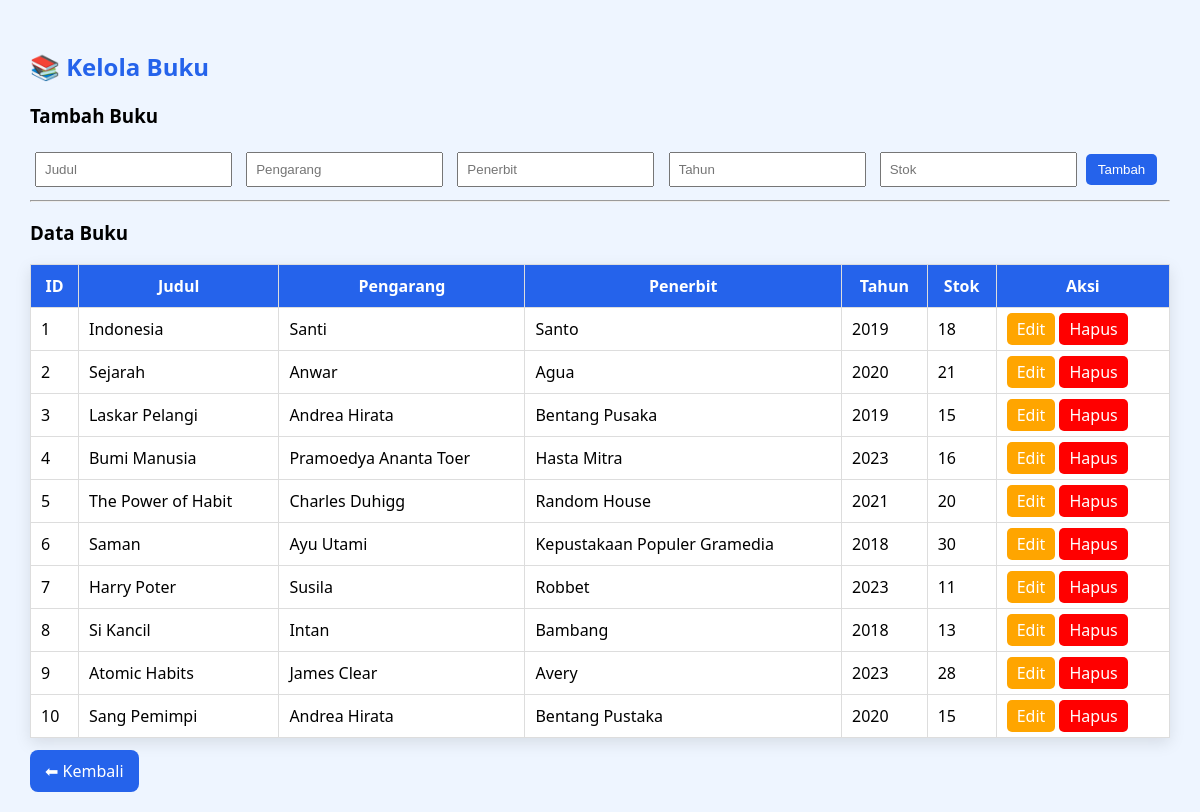
/views/kelola_buku.php (signed in), run on the app's committed database.
### tables this page shows
CREATE TABLE `data_buku` (
  `id_buku` int(11) NOT NULL,
  `judul` varchar(200) DEFAULT NULL,
  `pengarang` varchar(100) DEFAULT NULL,
  `penerbit` varchar(100) DEFAULT NULL,
  `tahun` year(4) DEFAULT NULL,
  `stok` int(11) DEFAULT 0
);

### views/kelola_buku.php (the view, shortened to what this page needs)
<?php
$db = (new Database())->connect();
$result = $db->query("SELECT * FROM data_buku");
?>
<!DOCTYPE html>
<html>
<head>
</head>
<body>
<h2>📚 Kelola Buku</h2>
<h3>Tambah Buku</h3>
<form method="POST">
    <input type="text" name="judul" placeholder="Judul" required>
    <input type="text" name="pengarang" placeholder="Pengarang" required>
    <input type="text" name="penerbit" placeholder="Penerbit" required>
    <input type="number" name="tahun" placeholder="Tahun" required>
    <input type="number" name="stok" placeholder="Stok" required>
    <button type="submit" name="tambah">Tambah</button>
</form>
<hr>
<h3>Data Buku</h3>
<table>
<tr>
    <th>ID</th>
    <th>Judul</th>
    <th>Pengarang</th>
    <th>Penerbit</th>
    <th>Tahun</th>
    <th>Stok</th>
    <th>Aksi</th>
</tr>
<?php while($row = $result->fetch_assoc()) { ?>
<tr>
    <td><?= $row['id_buku'] ?></td>
    <td><?= $row['judul'] ?></td>
    <td><?= $row['pengarang'] ?></td>
    <td><?= $row['penerbit'] ?></td>
    <td><?= $row['tahun'] ?></td>
    <td><?= $row['stok'] ?></td>
    <td>
        <a href="edit_buku.php?id=<?= $row['id_buku'] ?>" class="btn edit">Edit</a>
        <a href="kelola_buku.php?hapus=<?= $row['id_buku'] ?>" class="btn hapus" onclick="return confirm('Yakin hapus?')">Hapus</a>
    </td>
</tr>
<?php } ?>
</table>
<br>
<a href="admin_dashboard.php" class="tambah-btn">⬅ Kembali</a>
</body>
</html>

### views/kelola_buku.php (style rules this page uses)
body { font-family: 'Segoe UI'; background: #eef5ff; margin: 0; padding: 30px; }
h2 { color: #2563eb; }
table { width: 100%; background: white; border-collapse: collapse; box-shadow: 0 5px 15px rgba(0,0,0,0.1); }
th, td { padding: 10px; border: 1px solid #ddd; }
th { background: #2563eb; color: white; }
a.btn { padding: 5px 10px; border-radius: 5px; text-decoration: none; color: white; }
.edit { background: orange; }
.hapus { background: red; }
.tambah-btn { background: #2563eb; padding: 10px 15px; color: white; text-decoration: none; border-radius: 8px; }
form input { padding: 8px; margin: 5px; }
button { padding: 8px 12px; background: #2563eb; color: white; border: none; border-radius: 5px; }

### data on the page
data_buku: id_buku "1", judul "Indonesia", pengarang "Santi", penerbit "Santo", tahun "2019", stok "18"
data_buku: id_buku "2", judul "Sejarah", pengarang "Anwar", penerbit "Agua", tahun "2020", stok "21"
data_buku: id_buku "3", judul "Laskar Pelangi", pengarang "Andrea Hirata", penerbit "Bentang Pusaka", tahun "2019", stok "15"
data_buku: id_buku "4", judul "Bumi Manusia", pengarang "Pramoedya Ananta Toer", penerbit "Hasta Mitra", tahun "2023", stok "16"
data_buku: id_buku "5", judul "The Power of Habit", pengarang "Charles Duhigg", penerbit "Random House", tahun "2021", stok "20"
data_buku: id_buku "6", judul "Saman", pengarang "Ayu Utami", penerbit "Kepustakaan Populer Gramedia", tahun "2018", stok "30"
data_buku: id_buku "7", judul "Harry Poter", pengarang "Susila", penerbit "Robbet", tahun "2023", stok "11"
data_buku: id_buku "8", judul "Si Kancil", pengarang "Intan", penerbit "Bambang", tahun "2018", stok "13"
data_buku: id_buku "9", judul "Atomic Habits", pengarang "James Clear", penerbit "Avery", tahun "2023", stok "28"
data_buku: id_buku "10", judul "Sang Pemimpi", pengarang "Andrea Hirata", penerbit "Bentang Pustaka", tahun "2020", stok "15"
